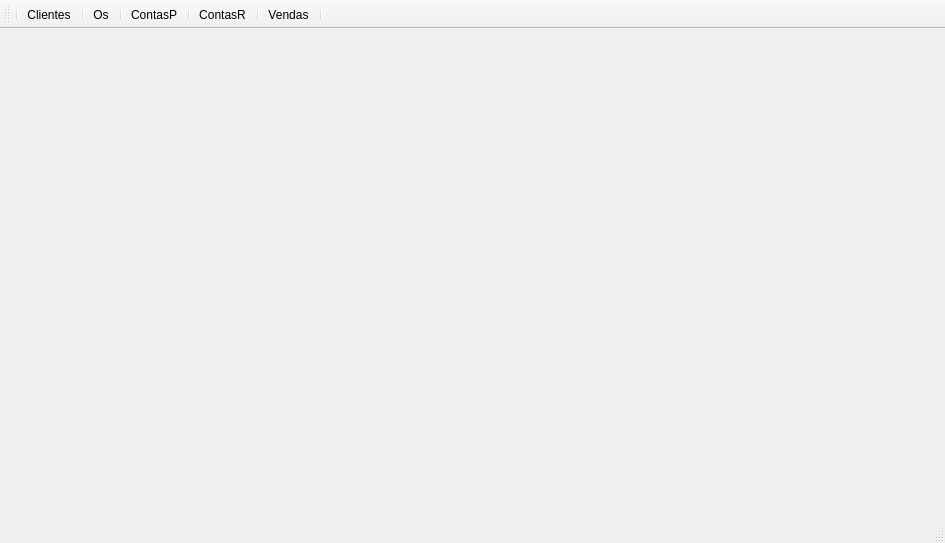
<?xml version="1.0" encoding="UTF-8"?>
<ui version="4.0">
 <class>MainWindow</class>
 <widget class="QMainWindow" name="MainWindow">
  <property name="geometry">
   <rect>
    <x>0</x>
    <y>0</y>
    <width>945</width>
    <height>543</height>
   </rect>
  </property>
  <property name="windowTitle">
   <string>Omega Sistemas</string>
  </property>
  <widget class="QWidget" name="centralWidget">
   <widget class="QLabel" name="lbl_pic">
    <property name="geometry">
     <rect>
      <x>60</x>
      <y>30</y>
      <width>821</width>
      <height>311</height>
     </rect>
    </property>
    <property name="text">
     <string/>
    </property>
   </widget>
  </widget>
  <widget class="QMenuBar" name="menuBar">
   <property name="geometry">
    <rect>
     <x>0</x>
     <y>0</y>
     <width>945</width>
     <height>25</height>
    </rect>
   </property>
  </widget>
  <widget class="QStatusBar" name="statusBar"/>
  <widget class="QToolBar" name="toolBar">
   <property name="windowTitle">
    <string>toolBar</string>
   </property>
   <property name="iconSize">
    <size>
     <width>32</width>
     <height>32</height>
    </size>
   </property>
   <attribute name="toolBarArea">
    <enum>TopToolBarArea</enum>
   </attribute>
   <attribute name="toolBarBreak">
    <bool>false</bool>
   </attribute>
   <addaction name="separator"/>
   <addaction name="action_Clientes"/>
   <addaction name="separator"/>
   <addaction name="action_Os"/>
   <addaction name="separator"/>
   <addaction name="action_ContasP"/>
   <addaction name="separator"/>
   <addaction name="action_ContasR"/>
   <addaction name="separator"/>
   <addaction name="action_Vendas"/>
   <addaction name="separator"/>
  </widget>
  <action name="action_Clientes">
   <property name="icon">
    <iconset>
     <normaloff>../../../Downloads/projetos/openomegasis-master/icons/clientes.png</normaloff>../../../Downloads/projetos/openomegasis-master/icons/clientes.png</iconset>
   </property>
   <property name="text">
    <string>&amp;Clientes</string>
   </property>
  </action>
  <action name="action_Os">
   <property name="icon">
    <iconset>
     <normaloff>../../../Downloads/projetos/openomegasis-master/icons/kspread.png</normaloff>../../../Downloads/projetos/openomegasis-master/icons/kspread.png</iconset>
   </property>
   <property name="text">
    <string>&amp;Os</string>
   </property>
  </action>
  <action name="action_ContasP">
   <property name="icon">
    <iconset>
     <normaloff>icons/contas.png</normaloff>icons/contas.png</iconset>
   </property>
   <property name="text">
    <string>&amp;ContasP</string>
   </property>
  </action>
  <action name="action_ContasR">
   <property name="icon">
    <iconset>
     <normaloff>icons/receber.png</normaloff>icons/receber.png</iconset>
   </property>
   <property name="text">
    <string>&amp;ContasR</string>
   </property>
  </action>
  <action name="action_Vendas">
   <property name="icon">
    <iconset>
     <normaloff>icons/vendas.png</normaloff>icons/vendas.png</iconset>
   </property>
   <property name="text">
    <string>&amp;Vendas</string>
   </property>
  </action>
 </widget>
 <layoutdefault spacing="6" margin="11"/>
 <resources/>
 <connections/>
</ui>
